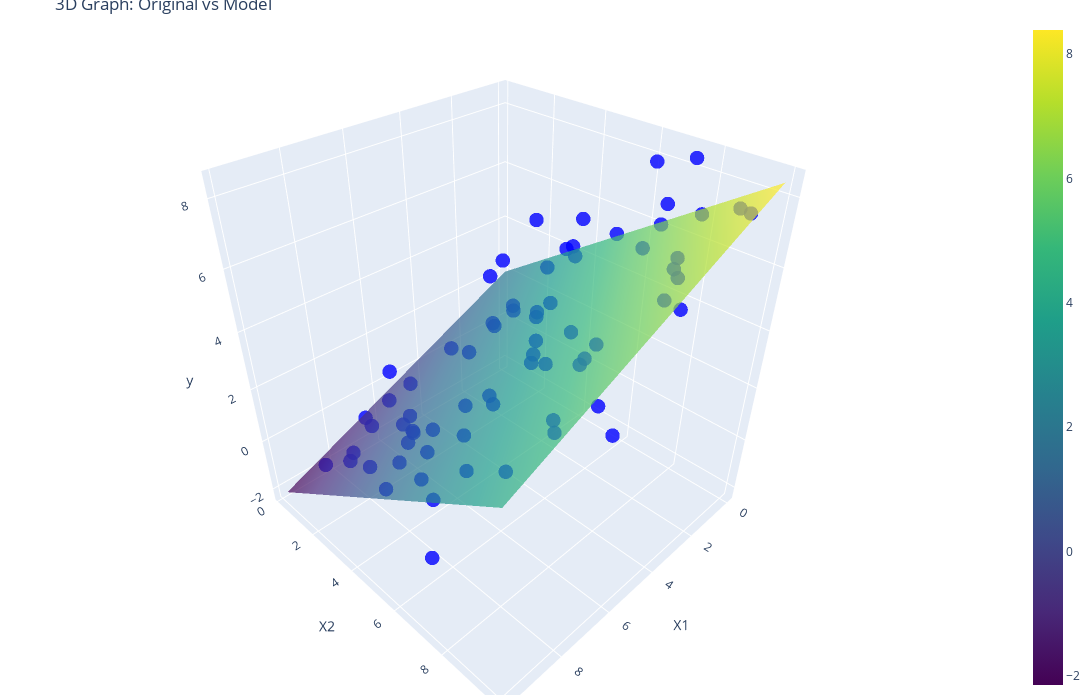

Notebook code cell kept with this figure:
### Code cell
import matplotlib.pyplot as plt
import plotly.graph_objects as go

# fig = plt.figure()
# ax = fig.add_subplot(projection='3d')
# ax.scatter(xs=X[:,0], ys=X[:,1], zs=y, color='red')
# ax.plot_trisurf(X[:,0], X[:,1], y_predict.reshape(-1), alpha=0.7, color='blue')


x1_range = np.linspace(X[:, 0].min(), X[:, 0].max(), 50)
x2_range = np.linspace(X[:, 1].min(), X[:, 1].max(), 50)
X1, X2 = np.meshgrid(x1_range, x2_range)
XX = np.column_stack([X1.ravel(),X2.ravel()])
y_predicted = modelu.predict(XX).reshape(X1.shape)
fig = go.Figure(
        data = [
            go.Scatter3d(
                x=X[:, 0], 
                y=X[:, 1], 
                z=y, 
                mode='markers',
                marker=dict(size=5, color='blue', opacity=0.8),
                name='Original Data'
            ),
            go.Surface(
                x=X1, 
                y=X2, 
                z=y_predicted, 
                colorscale='Viridis', 
                opacity=0.7,
                name='Model'
            )
        ]
    )

# Configurar el diseño del gráfico
fig.update_layout(
    title='3D Graph: Original vs Model',
    scene=dict(
        xaxis_title='X1',
        yaxis_title='X2',
        zaxis_title='y'
    ),
    width=1400,
    height=700,
    margin=dict(r=10, b=5, l=5, t=20)
)

# Agregar leyenda
fig.update_layout(legend=dict(
    y=0.99,
    x=0.01
))

# Mostrar el gráfico
fig.show()

### Figure 1 — Plotly figure (JSON) as saved in the notebook; plotly's stock layout.template omitted (floating-point values rounded to 4 significant figures; data arrays with more than 128 entries replaced by an {"elided": "..."} marker saying what was removed)
{"data": [{"marker": {"color": "blue", "opacity": 0.8, "size": 5}, "mode": "markers", "name": "Original Data", "type": "scatter3d", "x": [4.17, 0.001144, 1.468, 1.863, 3.968, 4.192, 2.045, 0.2739, 4.173, 1.404, 8.007, 3.134, 8.764, 0.8504, 1.698, 0.9835, 9.579, 6.919, 6.865, 0.1829, 9.889, 2.804, 1.032, 9.086, 2.878, 0.1937, 2.116, 4.916, 5.741, 5.893, 1.023, 6.944, 0.4995, 6.638, 9.446, 9.034, 1.393, 3.977, 9.275, 7.508, 8.833, 7.509, 2.699, 4.281, 6.634, 1.147, 4.499, 4.081, 9.034, 0.0287, 3.266, 8.859, 9.085, 0.1582, 6.909, 1.723, 9.326, 0.66, 7.539, 7.115, 0.1988, 0.2831, 8.6, 5.528, 1.242, 5.858, 5.61, 8.006, 8.071, 8.635], "y": [7.203, 3.023, 0.9234, 3.456, 5.388, 6.852, 8.781, 6.705, 5.587, 1.981, 9.683, 6.923, 8.946, 0.3905, 8.781, 4.211, 5.332, 3.155, 8.346, 7.501, 7.482, 7.893, 4.479, 2.936, 1.3, 6.788, 2.655, 0.5336, 1.467, 6.998, 4.141, 4.142, 5.359, 5.149, 5.866, 1.375, 8.074, 1.654, 3.478, 7.26, 6.237, 3.489, 8.959, 9.648, 6.217, 9.495, 5.784, 2.37, 5.737, 6.171, 5.271, 3.573, 6.234, 9.294, 9.973, 1.371, 6.968, 7.555, 9.23, 1.243, 0.2621, 2.462, 5.388, 8.42, 2.792, 9.696, 0.1865, 2.33, 3.879, 7.471], "z": [3.559, 3.983, 2.708, 2.375, 3.38, 4.467, 5.078, 6.228, 4.529, 1.768, 4.957, 3.588, 3.823, 0.2784, 7.711, 4.542, 1.343, 0.3504, 5.536, 8.395, 0.6756, 6.85, 5.902, 0.4653, 0.4298, 6.859, 2.566, -0.25, -0.6462, 4.392, 4.868, 1.084, 5.536, 1.29, 2.543, -0.7422, 6.101, 1.3, 1.245, 4.103, 2.738, 1.227, 6.373, 6.695, 3.309, 7.921, 3.361, -0.6452, 2.867, 7.878, 4.297, 0.4997, 1.97, 7.394, 5.238, 1.011, 1.933, 5.272, 4.771, -0.3971, 2.573, 3.189, 2.779, 5.054, 5.369, 3.578, -0.7792, 1.097, 3.627, 2.78]}, {"colorscale": [[0, "#440154"], [0.1111, "#482878"], [0.2222, "#3e4989"], [0.3333, "#31688e"], [0.4444, "#26828e"], [0.5556, "#1f9e89"], [0.6667, "#35b779"], [0.7778, "#6ece58"], [0.8889, "#b5de2b"], [1, "#fde725"]], "name": "Model", "opacity": 0.7, "type": "surface", "x": {"elided": "50x50 float values"}, "y": {"elided": "50x50 float values"}, "z": {"elided": "50x50 float values"}}], "layout": {"height": 700, "legend": {"x": 0.01, "y": 0.99}, "margin": {"b": 5, "l": 5, "r": 10, "t": 20}, "scene": {"xaxis": {"title": {"text": "X1"}}, "yaxis": {"title": {"text": "X2"}}, "zaxis": {"title": {"text": "y"}}}, "title": {"text": "3D Graph: Original vs Model"}, "width": 1400}}
